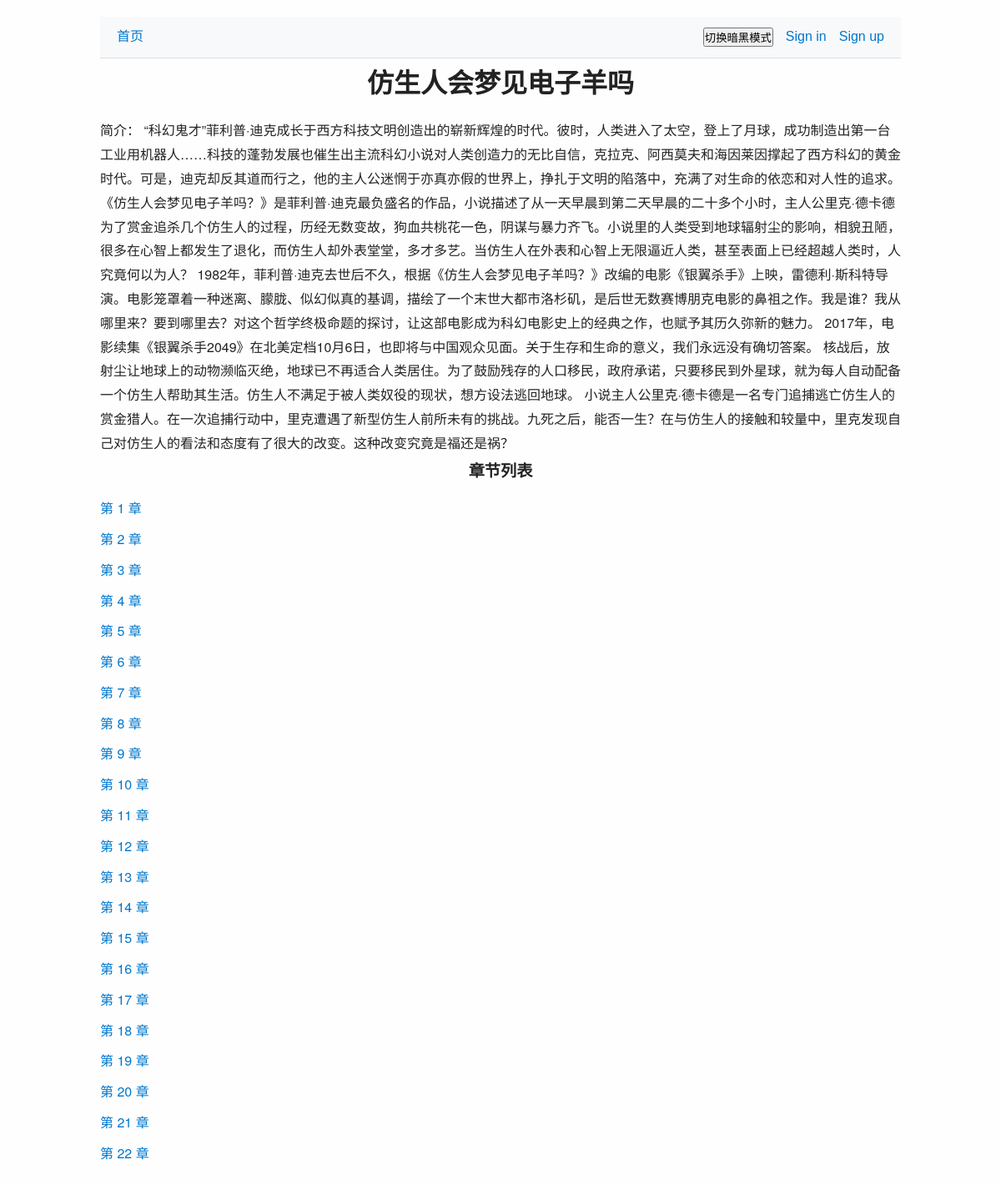
/book_table/28, run on the app's committed database.
### tables this page shows
CREATE TABLE t_book
(
    id               INTEGER PRIMARY KEY AUTOINCREMENT,
    title            TEXT,
    description      TEXT,
    publish_date     TEXT,
    cover_image_path TEXT,
    create_datetime  TEXT,
    update_datetime  TEXT
);

### uv-web-demo/route/book.py (the view)
@book_bp.get('/book_table/<int:book_id>')
def book_table(book_id):
    book_entity = DB.query("SELECT * FROM t_book WHERE id = ?", [book_id])
    book_chapters = DB.query(
        "SELECT id, chapter, chapter_title FROM t_book_chapter where book_id = ? ORDER BY order_index", [book_id])
    app_logger.debug(f'book_entity: {book_entity}')
    app_logger.debug(f'book_chapter: {book_chapters}')
    return render_template('book_table.html', book=book_entity[0], book_chapters=book_chapters)

### uv-web-demo/db.py (called while the page is built)
    @staticmethod
    def get_connection():
        conn = sqlite3.connect(DB_PATH)
        conn.row_factory = sqlite3.Row
        return conn

    @staticmethod
    def query(sql, params=None):
        conn = DB.get_connection()
        cur = conn.cursor()
        try:
            cur.execute(sql, params or [])
            rows = cur.fetchall()
            return [dict(row) for row in rows]
        finally:
            conn.close()

### uv-web-demo/templates/book_table.html (shortened to what this page needs)
{% extends "base.html" %}
{% block content %}
    <nav class="navbar">
        <div class="nav-left">
            <a href="/">首页</a>
        </div>
        <div class="nav-right">
            <button onclick="toggleDark()">切换暗黑模式</button>
            {% if session.get('user') %}
                <div class="dropdown">
                    <span class="username">Hi, {{ session['user']['username'] }} ▼</span>
                    <div class="dropdown-content">
                        <a href="/dashboard">Dashboard</a>
                        <a href="/logout">Logout</a>
                    </div>
                </div>
            {% else %}
                <a href="/login">Sign in</a>
                <a href="/register">Sign up</a>
            {% endif %}
        </div>
    </nav>
    <h1>{{ book.title }}</h1>
    {% if book.description %}
        <p>简介：{{ book.description }}</p>
    {% endif %}
    <h2>章节列表</h2>
    <ul class="chapter-list">
        {% for chapter in book_chapters %}
            <li>
                <a href="{{ url_for('book.book_chapter', chapter_id=chapter.id) }}">
                    {% if chapter.chapter and chapter.chapter_title %}
                        第 {{ chapter.chapter }} 章：{{ chapter.chapter_title }}
                    {% elif chapter.chapter %}
                        第 {{ chapter.chapter }} 章
                    {% elif chapter.chapter_title %}
                        {{ chapter.chapter_title }}
                    {% endif %}
                </a>
            </li>
        {% else %}
            <li>暂无章节</li>
        {% endfor %}
    </ul>
{% endblock %}

### uv-web-demo/templates/base.html (shortened to what this page needs)
<!DOCTYPE html>
<html lang="zh-CN">
<head>
    <link rel="stylesheet" href="{{ url_for('static', filename='css/style.css') }}">
    <link rel="stylesheet" href="{{ url_for('static', filename='css/navbar.css') }}">
</head>
<body>
{% block content %}{% endblock %}
</body>
</html>

### uv-web-demo/static/css/style.css (style rules this page uses)
* { margin: 0; padding: 0; box-sizing: border-box; }
body { font-family: "Helvetica Neue", Helvetica, Arial, sans-serif; background-color: #fefefe; color: #222; line-height: 1.8; padding: 20px; max-width: 1000px; margin: auto; transition: all 0.3s; }
h1, h2 { margin-bottom: 15px; text-align: center; }
h2 { font-size: 1.2rem; }
.chapter-list { list-style: none; padding: 0; }
.chapter-list li { margin-bottom: 8px; }
.chapter-list a { text-decoration: none; color: #0077cc; }

### uv-web-demo/static/css/navbar.css (style rules this page uses)
.navbar { display: flex; justify-content: space-between; align-items: center; background: #f8f9fa; padding: 10px 20px; border-bottom: 1px solid #ddd; font-family: sans-serif; position: relative; }
.nav-left, .nav-right { display: flex; align-items: center; gap: 15px; }
.navbar a, .navbar .username { text-decoration: none; color: #0077cc; transition: color 0.3s; cursor: pointer; }

### data on the page
t_book: title "仿生人会梦见电子羊吗", description "“科幻鬼才”菲利普·迪克成长于西方科技文明创造出的崭新辉煌的时代。彼时，人类进入了太空，登上了月球，成功制造出第一台工业用机器人……科技的蓬勃发展也催生出主流科幻小说对人类创造力的无比自信，克拉克、阿西莫夫和海因莱因撑起了西方科幻的黄金时代。可是，迪克却反其道而行之，他的主人公迷惘于亦真亦假的世界上，挣扎于文明的陷落中，充满了对生命的依恋和对人性的追求。 《仿生人会梦见电子羊吗？》是菲利普·迪克最负盛名的作品，小说描述了从一天早晨到第二天早晨的二十多个小时，主人公里克·德卡德为了赏金追杀几个仿生人的过程，历经无数变故，狗血共桃花一色，阴谋与暴力齐飞。小说里的人类受到地球辐射尘的影响，相貌丑陋，很多在心智上都发生了退化，而仿生人却外表堂堂，多才多艺。当仿生人在外表和心智上无限逼近人类，甚至表面上已经超越人类时，人究竟何以为人？ 1982年，菲利普·迪克去世后不久，根据《仿生人会梦见电子羊吗？》改编的电影《银翼杀手》上映，雷德利·斯科特导演。电影笼罩着一种迷离、朦胧、似幻似真的基调，描绘了一个末世大都市洛杉矶，是后世无数赛博朋克电影的鼻祖之作。我是谁？我从哪里来？要到哪里去？对这个哲学终极命题的探讨，让这部电影成为科幻电影史上的经典之作，也赋予其历久弥新的魅力。 2017年，电影续集《银翼杀手2049》在北美定档10月6日，也即将与中国观众见面。关于生存和生命的意义，我们永远没有确切答案。…"

### other printed values
{{ chapter.chapter }} "1" "2" "3" "4" "5" "6" "7" "8" "9" "10" "11" "12" "13" "14" "15" "16" "17" "18" "19" "20" "21" "22"
